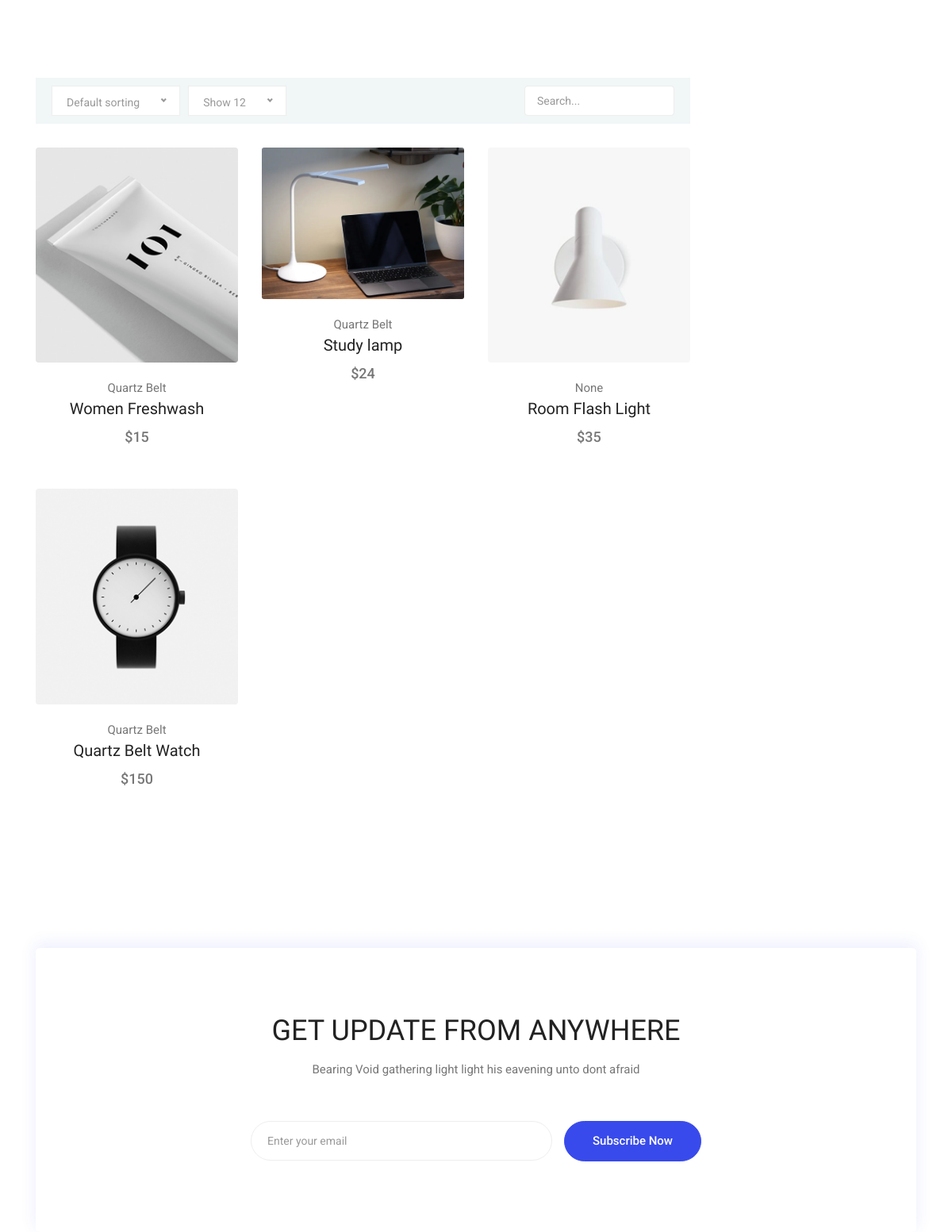
The app's page /shop/ with its own data.
### shop/models.py (models this page shows, shortened)
class Product(models.Model):
    COLOR_CHOICES = (
        ('B', 'Black'),
        ('Y', 'Yellow'),
        ('W', 'White'),
        ('A', 'Aqua'),
        ('G', 'Green'),
        ('BL', 'Blue')
    )
    title = models.CharField(max_length=25)
    brand = models.ForeignKey(ProductBrand, on_delete=models.CASCADE, null=True, blank=True)
    color = models.CharField(max_length=10, choices=COLOR_CHOICES)
    image = models.ImageField(upload_to='images', null=True, blank=True)
    price = models.IntegerField()
    description = models.TextField(db_index=True)
    create_date = models.DateField(null=True)
    slug = models.SlugField(default="", null=False, db_index=True, blank=True, max_length=200, unique=True,
                            verbose_name='slug title')
    category = models.ManyToManyField(ProductCategory)
    is_active = models.BooleanField(default=False, verbose_name='active')
    class Meta:
        verbose_name = 'product'
        verbose_name_plural = 'products'

class ProductBrand(models.Model):
    title = models.CharField(max_length=20)
    url_title = models.CharField(max_length=20, verbose_name='url title')
    is_active = models.BooleanField(verbose_name='active')
    def __str__(self):
        return self.title
    class Meta:
        verbose_name = 'brand'
        verbose_name_plural = 'brands'

### shop/views.py (the view)
# urls.py: path('', views.products.as_view(), name='products-page'),
class products(ListView):
    model = Product
    context_object_name = 'products'
    template_name = 'shop/products.html'
    ordering = ['-create_date']
    def get_context_data(self, **kwargs):
        context = super(products, self).get_context_data()
        return context
    def get_queryset(self):
        query = super(products, self).get_queryset()
        product_name = self.request.GET.get('search')
        query = query.filter(is_active=True)
        if product_name is not None:
            query = query.filter(title__icontains=product_name)
        return query

### shop/templates/shop/products.html (shortened to what this page needs)
{% extends 'base.html' %}
{% load render_partial %}
{% load thumbnail %}
{% block content %}
    <section class="section-margin--small mb-5">
        <div class="container">
            <div class="row">
                <div class="col-xl-9 col-lg-8 col-md-7">
                    <div class="filter-bar d-flex flex-wrap align-items-center">
                        <div class="sorting">
                        </div>
                        <div class="sorting mr-auto">
                        </div>
                        <div>
                            <div class="input-group filter-bar-search">
                                <div class="input-group-append">
                                    <form action="{% url 'search-products' %}">
                                        <input name="search" type="text" class="form-control" id="search"
                                               placeholder="Search..." required="">
                                    </form>
                                </div>
                            </div>
                        </div>
                    </div>
                    <section class="lattest-product-area pb-40 category-list">
                        <div class="row">
                            {% for product in products %}
                                <div class="col-md-6 col-lg-4">
                                    <div class="card text-center card-product">
                                        <div class="card-product__img">
                                            {% thumbnail product.image "300x300" crop="center" as im %}
                                                <img class="card-img" src="{{ im.url }}" alt="">
                                            {% endthumbnail %}
                                        </div>
                                        <div class="card-body">
                                            <p>{{ product.brand }}</p>
                                            <h4 class="card-product__title"><a
                                                    href="{% url 'product-detail' slug=product.slug %}">{{ product.title }}</a>
                                            </h4>
                                            <p class="card-product__price">${{ product.price }}</p>
                                        </div>
                                    </div>
                                </div>
                            {% endfor %}
                        </div>
                    </section>
                </div>
            </div>
        </div>
    </section>
    <section class="subscribe-position">
        <div class="container">
            <div class="subscribe text-center">
                <h3 class="subscribe__title">Get Update From Anywhere</h3>
                <p>Bearing Void gathering light light his eavening unto dont afraid</p>
                <div id="mc_embed_signup">
                    <form target="_blank"
                          action="https://spondonit.us12.list-manage.com/subscribe/post?u=1462626880ade1ac87bd9c93a&amp;id=92a4423d01"
                          method="get" class="subscribe-form form-inline mt-5 pt-1">
                        <div class="form-group ml-sm-auto">
                            <input class="form-control mb-1" type="email" name="EMAIL" placeholder="Enter your email"
                                   onfocus="this.placeholder = ''" onblur="this.placeholder = 'Your Email Address '">
                        </div>
                        <button class="button button-subscribe mr-auto mb-1" type="submit">Subscribe Now</button>
                    </form>
                </div>
            </div>
        </div>
    </section>
{% endblock content %}

### records on screen
Product: shows a picture, brand "Quartz Belt", title "Women Freshwash", price "15"
Product: shows a picture, brand "Quartz Belt", title "Study lamp", price "24"
Product: shows a picture, brand "None", title "Room Flash Light", price "35"
Product: shows a picture, brand "Quartz Belt", title "Quartz Belt Watch", price "150"
